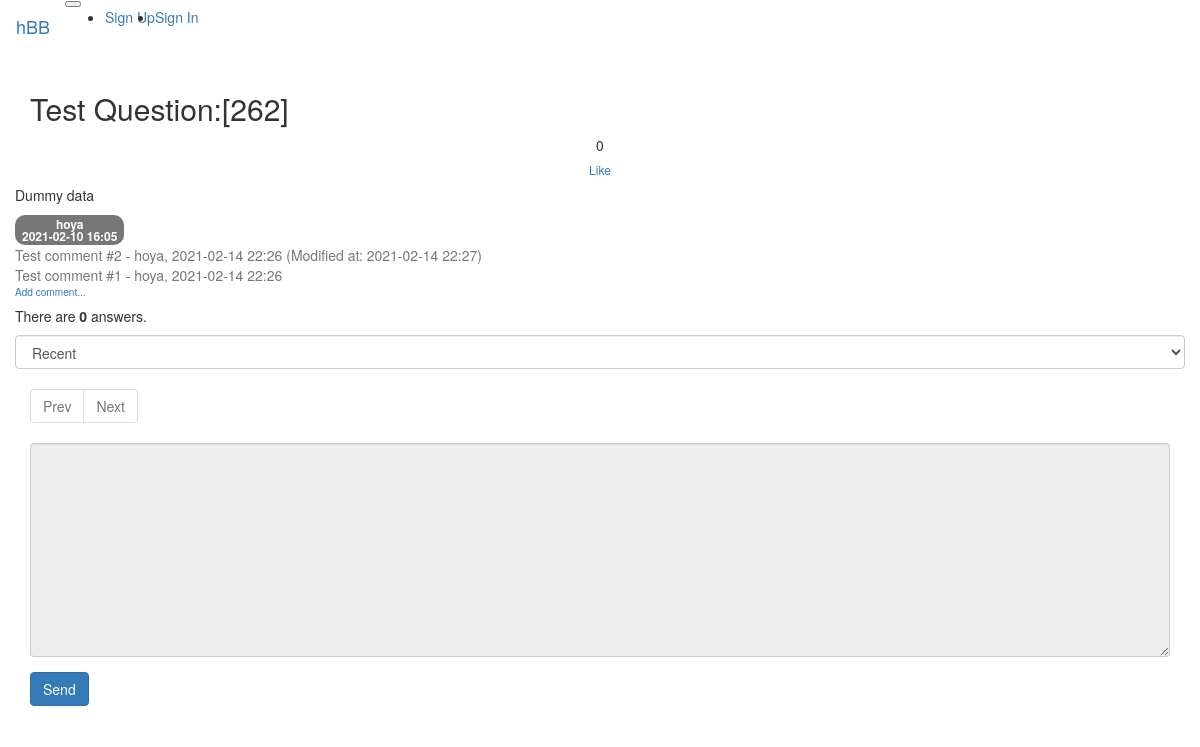
Page /question/detail/267/ on the earlier database version.
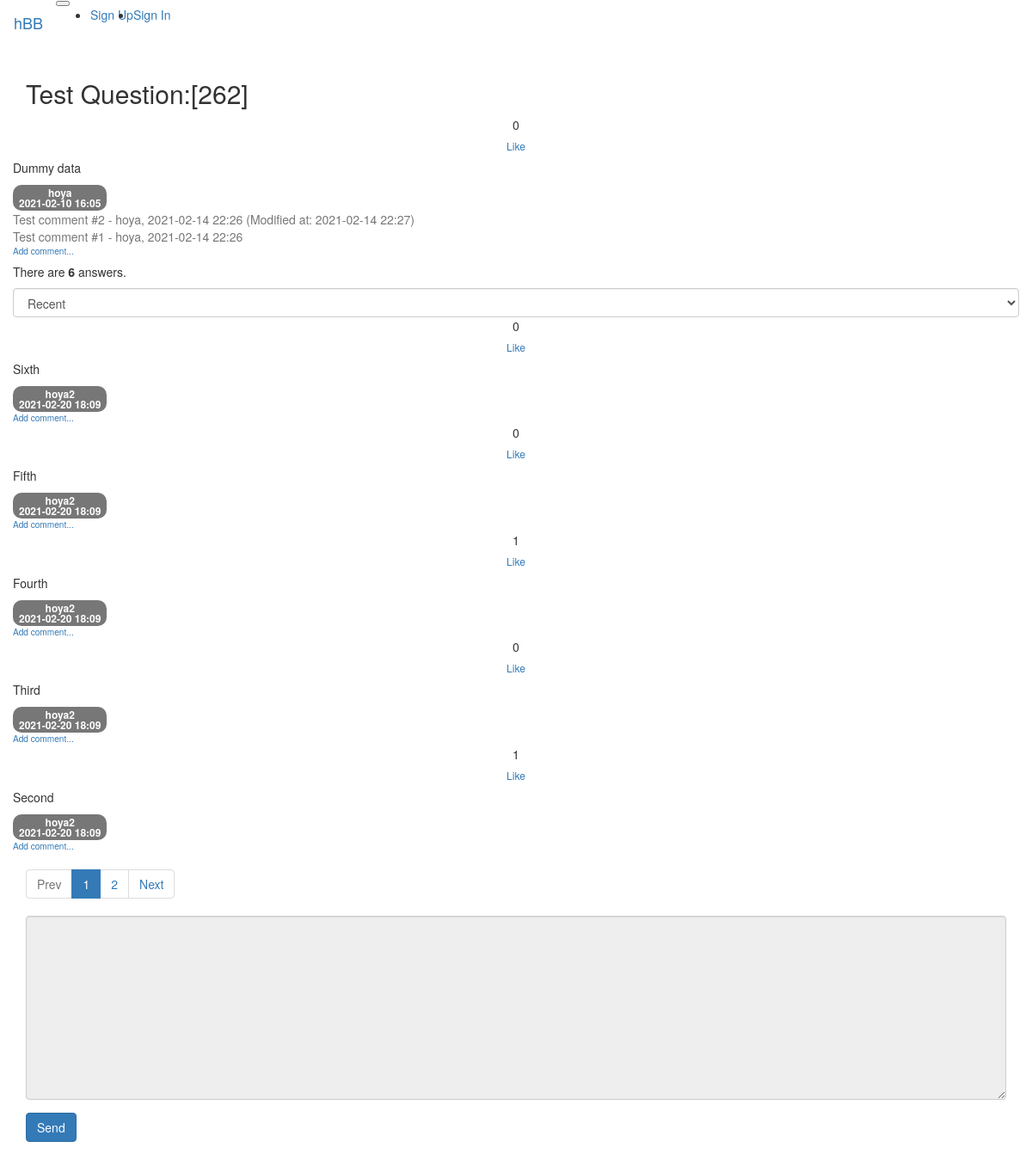
Same page on the later database version.
### src/models/question.py (models this page shows)
class QuestionModel(db.Model):
    id = db.Column(db.Integer, primary_key=True)
    subject = db.Column(db.String(200), nullable=False)
    content = db.Column(db.Text(), nullable=False)
    created_date = db.Column(db.DateTime(), nullable=False)
    user_id = db.Column(
        db.Integer, db.ForeignKey("user_model.id", ondelete="CASCADE"), nullable=False
    )
    user = db.relationship("UserModel", backref=db.backref("question_set"))
    modified_date = db.Column(db.DateTime(), nullable=True)
    like = db.relationship(
        "UserModel", secondary=question_like, backref=db.backref("question_like_set")
    )

### src/models/user.py (models this page shows)
class UserModel(db.Model):
    id = db.Column(db.Integer, primary_key=True)
    username = db.Column(db.String(150), unique=True, nullable=False)
    password = db.Column(db.String(200), nullable=False)
    email = db.Column(db.String(120), unique=True, nullable=False)

### src/models/comment.py (models this page shows)
class CommentModel(db.Model):
    id = db.Column(db.Integer, primary_key=True)
    user_id = db.Column(
        db.Integer, db.ForeignKey("user_model.id", ondelete="CASCADE"), nullable=False
    )
    user = db.relationship("UserModel", backref=db.backref("comment_set"))
    content = db.Column(db.Text(), nullable=False)
    created_date = db.Column(db.DateTime(), nullable=False)
    modified_date = db.Column(db.DateTime())
    question_id = db.Column(
        db.Integer,
        db.ForeignKey("question_model.id", ondelete="CASCADE"),
        nullable=True,
    )
    question = db.relationship("QuestionModel", backref=db.backref("comment_set"))
    answer_id = db.Column(
        db.Integer, db.ForeignKey("answer_model.id", ondelete="CASCADE"), nullable=True
    )
    answer = db.relationship("AnswerModel", backref=db.backref("comment_set"))

### src/models/answer.py (models this page shows)
class AnswerModel(db.Model):
    id = db.Column(db.Integer, primary_key=True)
    question_id = db.Column(
        db.Integer, db.ForeignKey("question_model.id", ondelete="CASCADE")
    )
    question = db.relationship(
        "QuestionModel",
        backref=db.backref(
            "answer_set",
        ),
    )
    content = db.Column(db.Text(), nullable=False)
    created_date = db.Column(db.DateTime(), nullable=False)
    user_id = db.Column(
        db.Integer,
        db.ForeignKey("user_model.id", ondelete="CASCADE"),
        nullable=False,
    )
    user = db.relationship("UserModel", backref=db.backref("answer_set"))
    modified_date = db.Column(db.DateTime(), nullable=True)
    like = db.relationship(
        "UserModel", secondary=answer_like, backref=db.backref("answer_like_set")
    )

### src/views/question_views.py (the view)
@bp.route("/detail/<int:question_id>/")
def detail(question_id):
    page = request.args.get("page", type=int, default=1)
    sort = request.args.get("sort", type=str, default="recent")
    if sort == "recommend":
        sub_query = (
            db.session.query(answer_like.c.answer_id, func.count("*").label("num_like"))
            .group_by(answer_like.c.answer_id)
            .subquery()
        )
        answer_list = (
            AnswerModel.query.filter(AnswerModel.question_id == question_id)
            .outerjoin(sub_query, AnswerModel.id == sub_query.c.answer_id)
            .order_by(sub_query.c.num_like.desc(), AnswerModel.created_date.desc())
        )
    else:
        answer_list = AnswerModel.query.filter(
            AnswerModel.question_id == question_id
        ).order_by(AnswerModel.created_date.desc())
    answer_list = answer_list.paginate(page, per_page=5)
    form = AnswerForm()
    question = QuestionModel.query.get_or_404(question_id)
    return render_template(
        "question/question_detail.html",
        question=question,
        answer_list=answer_list,
        page=page,
        sort=sort,
        form=form,
    )

### src/forms.py
class AnswerForm(FlaskForm):
    content = TextAreaField("Content", validators=[DataRequired()])

### src/filter.py (called while the page is built)
def format_datetime(value, fmt="%Y-%m-%d %H:%M"):
    return value.strftime(fmt)

### src/views/account_views.py (called while the page is built)
@bp.before_app_request
def load_signed_in_user():
    user_id = session.get("user_id")
    if user_id is None:
        g.user = None
    else:
        g.user = UserModel.query.get(user_id)

### src/templates/question/question_detail.html (shortened to what this page needs)
{% extends "base.html" %}
{% block content %}
<div class="container my-3">
    <h2 class="border-bottom py-2">{{ question.subject }}</h2>
    <div class="row my-3">
        <div class="col-1">
            <div class="bg-light text-center p-3 border font-weight-bolder mb-1">{{ question.like|length }}</div>
            <a class="recommend btn btn-sm btn-secondary btn-block my-1" href="#"
                data-uri="{{ url_for('like.question', question_id=question.id) }}">Like</a>
        </div>
        <div class="col-11">
            <div class="card my-3">
                <div class="card-body">
                    <div class="card-text">{{ question.content|markdown }}</div>
                    <div class="d-flex justify-content-end">
                        <div class="badge badge-light p-2 text-left">
                            <div class="mb-2">{{ question.user.username }}</div>
                            <div>{{ question.created_date|datetime }}</div>
                        </div>
                    </div>
                    {% if question.comment_set|length > 0 %}
                    <div class="mt-3">
                        {% for comment in question.comment_set %}
                        <div class="comment py-2 text-muted">
                            <span style="white-space: pre-line;">{{ comment.content }}</span>
                            <span>
                                - {{ comment.user.username }}, {{ comment.created_date|datetime }}
                                {% if comment.modified_date %}
                                (Modified at: {{ comment.modified_date|datetime}})
                                {% endif %}
                            </span>
                        </div>
                        {% endfor %}
                    </div>
                    {% endif %}
                    <div>
                        <a class="small"
                            href="{{ url_for('comment.create_comment_for_question', question_id=question.id) }}">
                            <small>Add comment...</small>
                        </a>
                    </div>
                </div>
            </div>
        </div>
    </div>
    <div class="row justify-content-between my-3 border-top">
        <h5 class="py-2">There are <strong>{{ question.answer_set|length }}</strong> answers.</h5>
        <div class="py-2 col-2">
            <select class="form-control sort">
                <option value="recent" {% if sort=='recent' %}selected{% endif %}>Recent</option>
            </select>
        </div>
    </div>
    {% for answer in answer_list.items %}
    <div class="row my-3">
        <div class="col-1">
            <div class="bg-light text-center p-3 border font-weight-bolder mb-1">{{ answer.like|length }}</div>
            <a class="recommend btn btn-sm btn-secondary btn-block my-1" href="#"
                data-uri="{{ url_for('like.answer', answer_id=answer.id) }}">Like</a>
        </div>
        <div class="col-11">
            <div class="card my-3">
                <div class="card-body">
                    <div class="card-text" style="white-space: pre-line;">{{ answer.content|markdown }}</div>
                    <div class="d-flex justify-content-end">
                        <div class="badge badge-light p-2 text-left">
                            <div class="mb-2">{{ answer.user.username }}</div>
                            <div>{{ answer.created_date|datetime }}</div>
                        </div>
                    </div>
                    <div>
                        <a class="small" href="{{ url_for('comment.create_comment_for_answer', answer_id=answer.id) }}">
                            <small>Add comment...</small>
                        </a>
                    </div>
                </div>
            </div>
        </div>
    </div>
    {% endfor %}
    <ul class="pagination justify-content-center">
        {% if answer_list.has_prev %}
        <li class="page-item">
            <a class="page-link" data-page="{{ answer_list.prev_num }}" href="#">Prev</a>
        </li>
        {% else %}
        <li class="page-item disabled">
            <a class="page-link" tabindex="-1" aria-disabled="true" href="#">Prev</a>
        </li>
        {% endif %}
        {% for page_num in answer_list.iter_pages() %}
        {% if page_num %}
        {% if page_num != answer_list.page %}
        <li class="page-item">
            <a class="page-link" data-page="{{ page_num }}" href="#">{{ page_num }}</a>
        </li>
        {% else %}
        <li class="page-item active" aria-current="page">
            <a class="page-link" href="#">{{ page_num }}</a>
        </li>
        {% endif %}
        {% else %}
        <li class="disabled">
            <a class="page-link" href="#">...</a>
        </li>
        {% endif %}
        {% endfor %}
        {% if answer_list.has_next %}
        <li class="page-item">
            <a class="page-link" data-page="{{ answer_list.next_num }}" href="#">Next</a>
        </li>
        {% else %}
        <li class="page-item disabled">
            <a class="page-link" tabindex="-1" aria-disabled="true" href="#">Next</a>
        </li>
        {% endif %}
    </ul>
    <form action="{{ url_for('answer.create', question_id=question.id) }}" class="my-3" method="post">
        <div class="form-group">
            <textarea {% if not g.user %}disabled{% endif %} name="content" id="content" class="form-control"
                rows="10"></textarea>
        </div>
        <input class="btn btn-primary" type="submit" value="Send" />
    </form>
</div>
{% endblock %}

### src/templates/base.html (shortened to what this page needs)
{% extends "bootstrap/base.html" %}

### src/templates/navbar.html (shortened to what this page needs)
<nav class="navbar navbar-expand-lg navbar-light bg-light border-bottom">
    <a class="navbar-brand mr-2" href="{{ url_for('main.index') }}">hBB</a>
    <button class="navbar-toggler ml-auto" type="button" data-toggle="collapse" data-target="#navbarNav"
        aria-controls="navbarNav" aria-expanded="false" aria-label="Toggle navigation">
    </button>
    <div id="navbarNav" class="collapse navbar-collapse flex-grow-0">
        {% if g.user %}
        <ul class="navbar-nav">
            <li class="nav-item"><a class="nav-link" href="{{ url_for('account.signout') }}">{{ g.user.username }}
                    [Sign Out]</a></li>
        </ul>
        {% else %}
        <ul class="navbar-nav">
            <li class="nav-item"><a class="nav-link" href="{{ url_for('account.signup') }}">Sign Up</a></li>
            <li class="nav-item"><a class="nav-link" href="{{ url_for('account.signin') }}">Sign In</a></li>
        </ul>
        {% endif %}
    </div>
</nav>

Differences in the rows shown:
added AnswerModel: like|length "0", content "Sixth", user.username "hoya2", created_date "2021-02-20 18:09"
added AnswerModel: like|length "0", content "Fifth", user.username "hoya2", created_date "2021-02-20 18:09"
added AnswerModel: like|length "1", content "Fourth", user.username "hoya2", created_date "2021-02-20 18:09"
added AnswerModel: like|length "0", content "Third", user.username "hoya2", created_date "2021-02-20 18:09"
added AnswerModel: like|length "1", content "Second", user.username "hoya2", created_date "2021-02-20 18:09"
Other differences:
{{ question.answer_set|length }}: "0" → "6"
new list line: "1"
new list line: "2"
